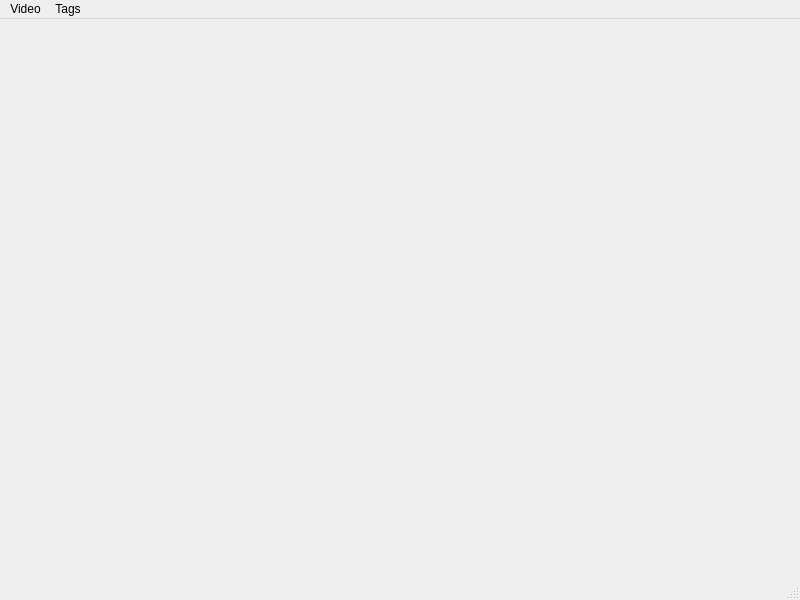
<?xml version="1.0" encoding="UTF-8"?>
<ui version="4.0">
 <class>MainWindow</class>
 <widget class="QMainWindow" name="MainWindow">
  <property name="geometry">
   <rect>
    <x>0</x>
    <y>0</y>
    <width>800</width>
    <height>600</height>
   </rect>
  </property>
  <property name="windowTitle">
   <string>MainWindow</string>
  </property>
  <widget class="QWidget" name="centralwidget"/>
  <widget class="QMenuBar" name="menubar">
   <property name="geometry">
    <rect>
     <x>0</x>
     <y>0</y>
     <width>800</width>
     <height>20</height>
    </rect>
   </property>
   <widget class="QMenu" name="menuFiles">
    <property name="title">
     <string>Video</string>
    </property>
    <addaction name="actionOpen"/>
    <addaction name="actionStop"/>
    <addaction name="actionPlay"/>
    <addaction name="actionPause"/>
   </widget>
   <widget class="QMenu" name="menuTags">
    <property name="title">
     <string>Tags</string>
    </property>
    <addaction name="actionLoad_Tagfile"/>
    <addaction name="actionSave_Tagfile"/>
   </widget>
   <addaction name="menuFiles"/>
   <addaction name="menuTags"/>
  </widget>
  <widget class="QStatusBar" name="statusbar"/>
  <action name="actionaaa">
   <property name="text">
    <string>aaa</string>
   </property>
  </action>
  <action name="actionOpen">
   <property name="text">
    <string>Open Video</string>
   </property>
  </action>
  <action name="actionStop">
   <property name="text">
    <string>Close Video</string>
   </property>
  </action>
  <action name="actionPlay">
   <property name="text">
    <string>Play</string>
   </property>
  </action>
  <action name="actionPause">
   <property name="text">
    <string>Pause</string>
   </property>
  </action>
  <action name="actionLoad_Tagfile">
   <property name="text">
    <string>Load Tagfile</string>
   </property>
  </action>
  <action name="actionSave_Tagfile">
   <property name="text">
    <string>Save Tagfile</string>
   </property>
  </action>
 </widget>
 <resources/>
 <connections/>
</ui>
